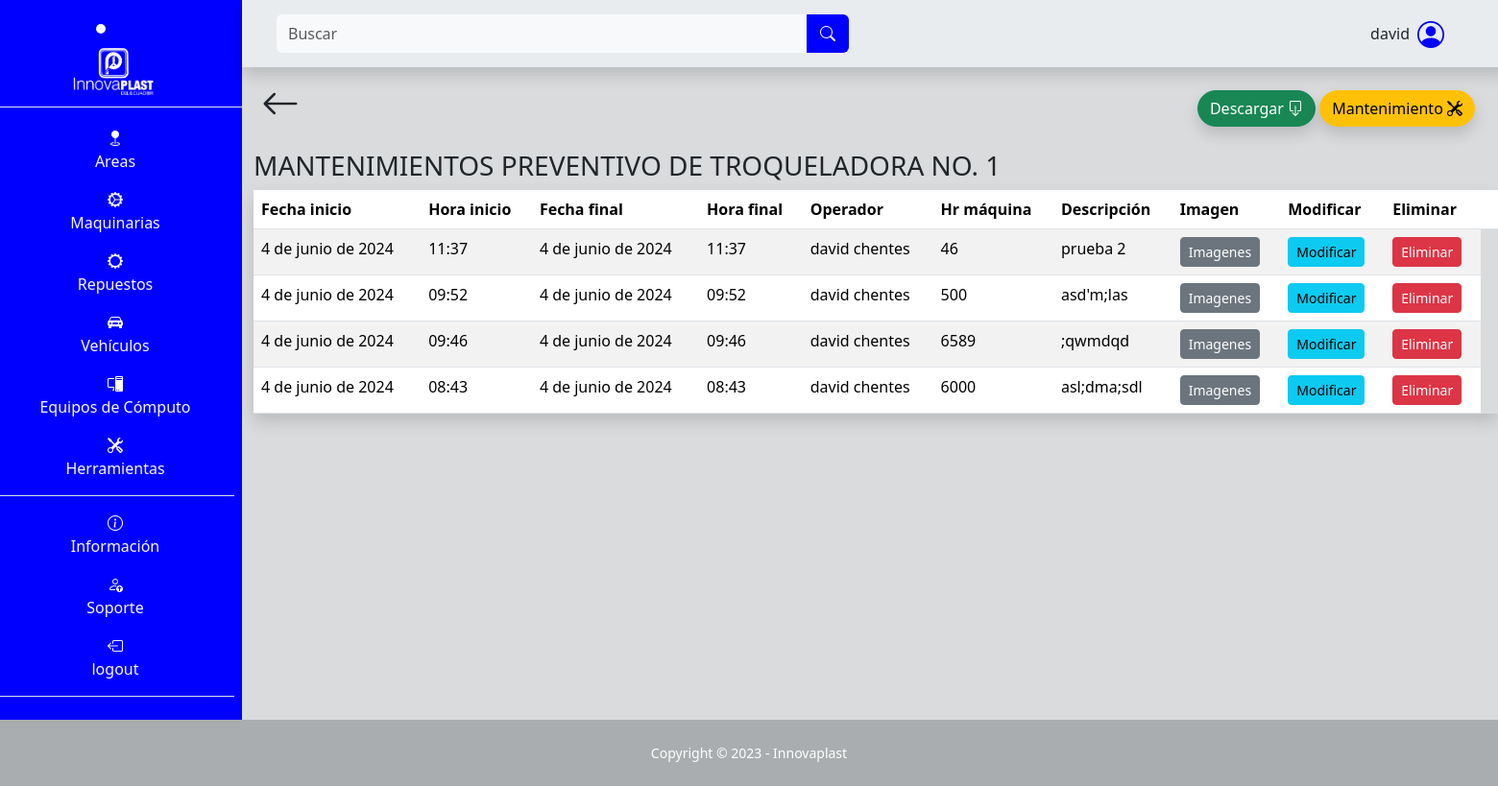
/maquina/mantenimientos_maquina_preventivo/16 (signed in), run on an earlier commit of the app's database.
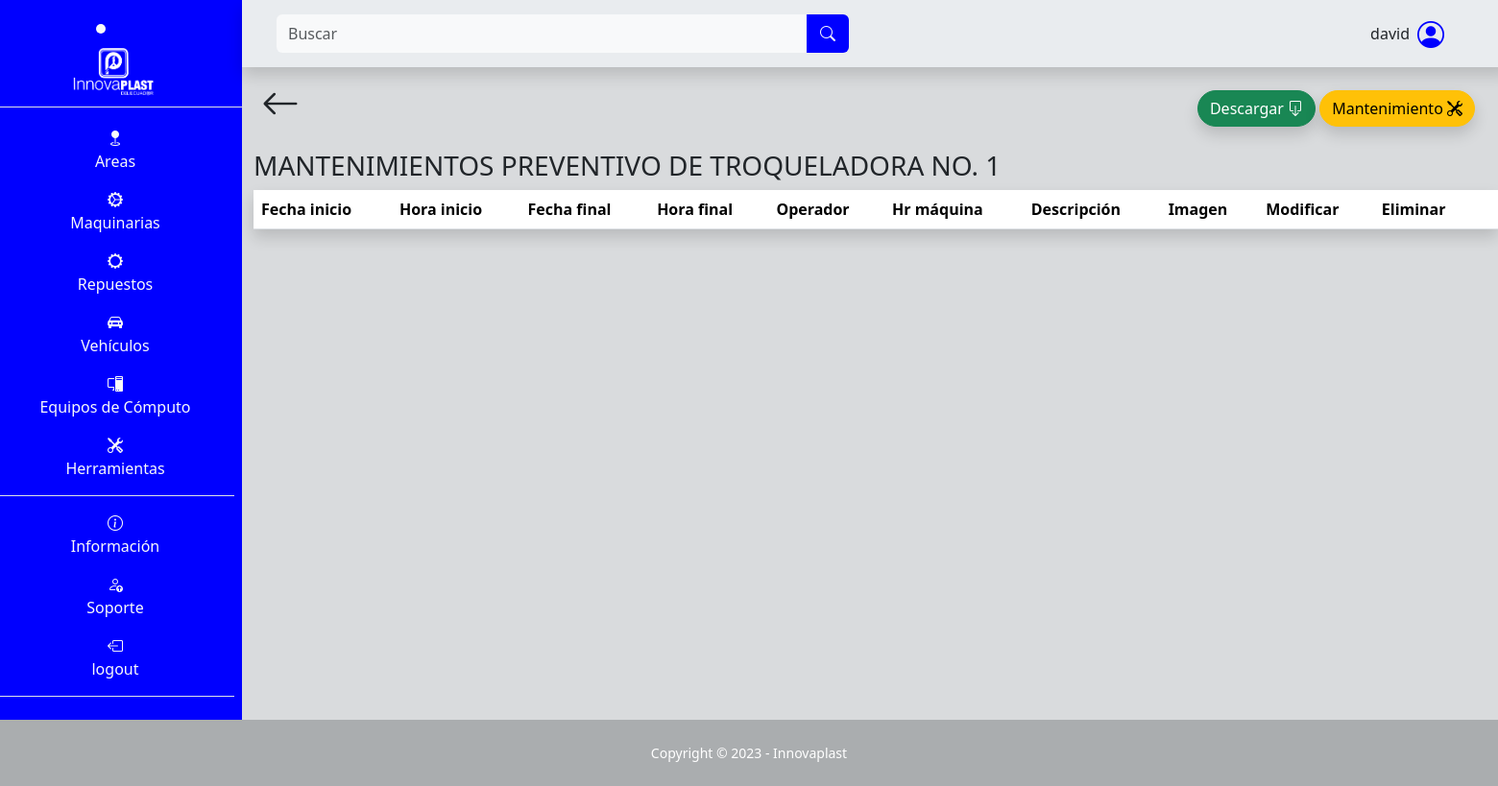
And on a later commit of the database.
### SGE_maquina/models.py (models this page shows, shortened)
class MantenimientoMaquina(models.Model):
    maquina = models.ForeignKey(Maquina, on_delete=models.CASCADE)
    fecha_inicio = models.DateField(default=date.today)
    hora_inicio = models.TimeField(default=datetime.now().time())
    fecha = models.DateField(default=date.today)
    hora = models.TimeField(default=datetime.now().time())
    operador = models.CharField(max_length=100, blank=False, null=False, default="")
    tipo = models.ForeignKey(TipoMantenimientoMaquina, on_delete=models.CASCADE)
    hr_maquina = models.IntegerField(blank=False, null=False, default=0)
    partes_y_piezas = models.TextField(max_length=500, null=False, blank=False, default="")
    descripción = models.TextField(max_length=500, null=False, blank=False, default="")
    image = models.ImageField(upload_to="maquina/mantenimiento/image", null=False, blank=False, default=None)
    image2 = models.ImageField(upload_to="maquina/mantenimiento/image", null=False, blank=False, default=None)
    image3 = models.ImageField(upload_to="maquina/mantenimiento/image", null=False, blank=False, default=None)

### SGE_maquina/views.py (the view)
# urls.py: path('mantenimientos_maquina_preventivo/<int:id>', views.mantenimientos_maquina_preventivo, name="mantenimientos_maquina_preventivo"),
@login_required
def mantenimientos_maquina_preventivo(request, id):
    if request.method == 'GET':
        maquina = get_object_or_404(Maquina, id=id)
        tipo_mantenimiento = get_object_or_404(TipoMantenimientoMaquina, id=2)
        mantenimientos = maquina.mantenimientomaquina_set.filter(tipo=tipo_mantenimiento).order_by('-fecha', '-hora')
        context = {
            'maquina': maquina,
            'tipo_mantenimiento': tipo_mantenimiento,
            'mantenimientos': mantenimientos,
        }
        return render(request, 'SGE_maquina/manteniminetos_preventivo.html', context)

### SGE_maquina/models.py (called while the page is built)
    def __str__(self):
        return self.nombre

    def __str__(self):
        return self.tipo

### templates/SGE_maquina/manteniminetos_preventivo.html (shortened to what this page needs)
{% extends "layout/base.html" %}
{% block 'content' %}
<div class="container mb-5">
    <div class="d-flex p-2 justify-content-between">
        <a class="text-decoration-none text-dark flecha-atras" href="{% url "detalles_maquina" id=maquina.id %}">
            <i class="bi bi-arrow-left fs-1"></i>
        </a>
        <span class="p-3">
            <button type="button" class="btn btn-success descargar shadow rounded-pill" data-bs-toggle="modal" data-bs-target="#modal-descargar">
                Descargar <i class="bi bi-box-arrow-down "></i>
            </button>
            <a class="btn btn-warning mantenimineto shadow rounded-pill" href="{% url "nuevo_mantenimineto_maquina_preventivo" id=maquina.id %}">Mantenimiento <i class="bi bi-tools"></i></a>
        </span>
    </div>
    <h3 class="text-uppercase">Mantenimientos {{ tipo_mantenimiento }} de {{ maquina }}</h3>
    <table class="table table-striped shadow">
        <thead>
            <tr>
                <th>Fecha inicio</th>
                <th>Hora inicio</th>
                <th>Fecha final</th>
                <th>Hora final</th>
                <th>Operador</th>
                <th>Hr máquina</th>
                <th>Descripción</th>
                <th>Imagen</th>
                <th>Modificar</th>
                <th>Eliminar<th>
            </tr>
        </thead>
        <tbody>
            {% for mantenimiento in mantenimientos %}
                <tr>
                    <td>{{ mantenimiento.fecha_inicio }}</td>
                    <td>{{ mantenimiento.hora_inicio }}</td>
                    <td>{{ mantenimiento.fecha }}</td>
                    <td>{{ mantenimiento.hora }}</td>
                    <td>{{ mantenimiento.operador }}</td>
                    <td>{{ mantenimiento.hr_maquina }}</td>
                    <td>{{ mantenimiento.descripción }}</td>
                    <td>
                        <button type="button" class="btn btn-secondary btn-sm" data-bs-toggle="modal" data-bs-target="#exampleModal{{ mantenimiento.id }}">
                            Imagenes
                        </button>
                    </td>
                    <td>
                        <a class="btn btn-info btn-sm" href="{% url "mod_mantenimineto_maquina_preventivo" id=mantenimiento.id %}">Modificar</a>
                    </td>
                    <td>
                        <button type="button" class="btn btn-danger btn-sm" data-bs-toggle="modal" data-bs-target="#modal-eliminar">
                            Eliminar
                        </button>
                    </td>
                </tr>
            {% endfor %}
        </tbody>
    </table>
</div>
{% endblock %}

What changed in the data, as far as the page shows it:
removed MantenimientoMaquina: fecha_inicio "4 de junio de 2024", hora_inicio "11:37", fecha "4 de junio de 2024", hora "11:37", operador "david chentes", hr_maquina "46", descripción "prueba 2"
removed MantenimientoMaquina: fecha_inicio "4 de junio de 2024", hora_inicio "09:52", fecha "4 de junio de 2024", hora "09:52", operador "david chentes", hr_maquina "500", descripción "asd'm;las"
removed MantenimientoMaquina: fecha_inicio "4 de junio de 2024", hora_inicio "09:46", fecha "4 de junio de 2024", hora "09:46", operador "david chentes", hr_maquina "6589", descripción ";qwmdqd"
removed MantenimientoMaquina: fecha_inicio "4 de junio de 2024", hora_inicio "08:43", fecha "4 de junio de 2024", hora "08:43", operador "david chentes", hr_maquina "6000", descripción "asl;dma;sdl"
